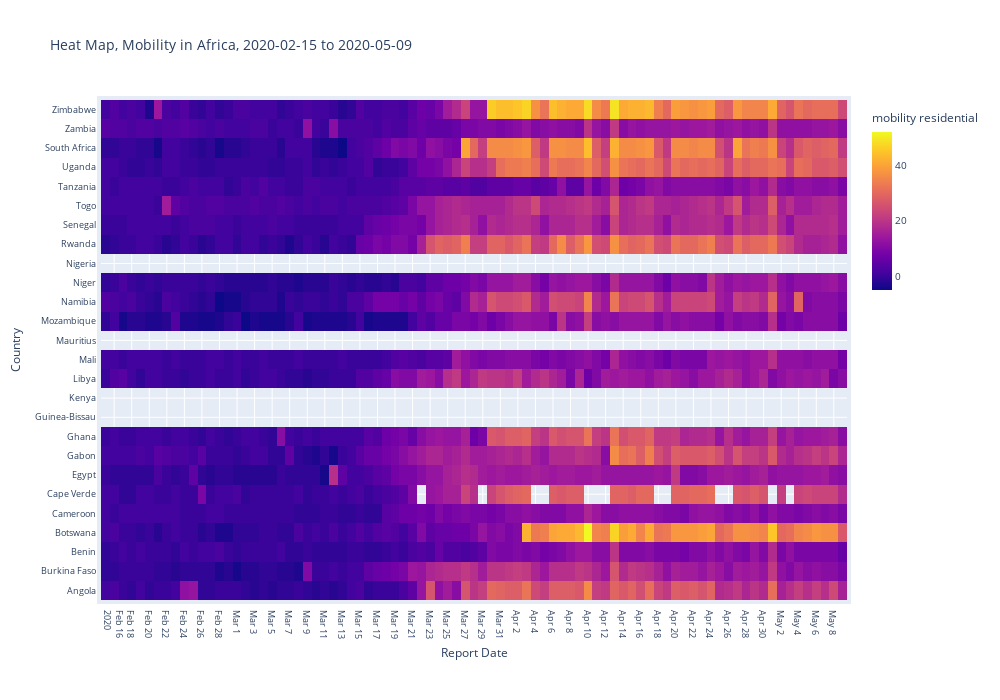

Source (notebook cell):
### Code cell
fig = go.Figure(data=go.Heatmap(
        z=africamobility['residential'],
        x=africamobility['date'],
        y=africamobility['CNTRY_NAME'],       
        colorscale='plasma',
        colorbar=dict(thickness=20,lenmode='fraction',len=0.4,
                      tickcolor='black',tickfont=dict(size=10),y=0.8,
                     title='mobility residential')
))

fig.update_layout(
    title='Heat Map, Mobility in Africa, '+min_date+' to '+max_date, 
    titlefont=dict(size=14),
    yaxis_nticks=len(africamobility['CNTRY_NAME'].unique()),
    xaxis_nticks=len(africamobility['date'].unique()),
    width=1000,
    height=700,
    yaxis=dict(title_text="Country", titlefont=dict(size=12),tickfont=dict(size=9)),
    xaxis=dict(title_text="Report Date",titlefont=dict(size=12),tickfont=dict(size=9)),
    margin=dict(l=50, r=50, b=100, t=100,pad=4)
)

fig.show()

### Figure 1 — Plotly figure (JSON) as saved in the notebook; plotly's stock layout.template omitted (floating-point values rounded to 4 significant figures; data arrays with more than 128 entries replaced by an {"elided": "..."} marker saying what was removed)
{"data": [{"colorbar": {"len": 0.4, "lenmode": "fraction", "thickness": 20, "tickcolor": "black", "tickfont": {"size": 10}, "title": {"text": "mobility residential"}, "y": 0.8}, "colorscale": [[0, "#0d0887"], [0.1111, "#46039f"], [0.2222, "#7201a8"], [0.3333, "#9c179e"], [0.4444, "#bd3786"], [0.5556, "#d8576b"], [0.6667, "#ed7953"], [0.7778, "#fb9f3a"], [0.8889, "#fdca26"], [1, "#f0f921"]], "type": "heatmap", "x": {"elided": "12328 str values"}, "y": {"elided": "12328 str values"}, "z": {"elided": "12328 int values"}}], "layout": {"height": 700, "margin": {"b": 100, "l": 50, "pad": 4, "r": 50, "t": 100}, "title": {"font": {"size": 14}, "text": "Heat Map, Mobility in Africa, 2020-02-15 to 2020-05-09"}, "width": 1000, "xaxis": {"nticks": 85, "tickfont": {"size": 9}, "title": {"font": {"size": 12}, "text": "Report Date"}}, "yaxis": {"nticks": 26, "tickfont": {"size": 9}, "title": {"font": {"size": 12}, "text": "Country"}}}}
